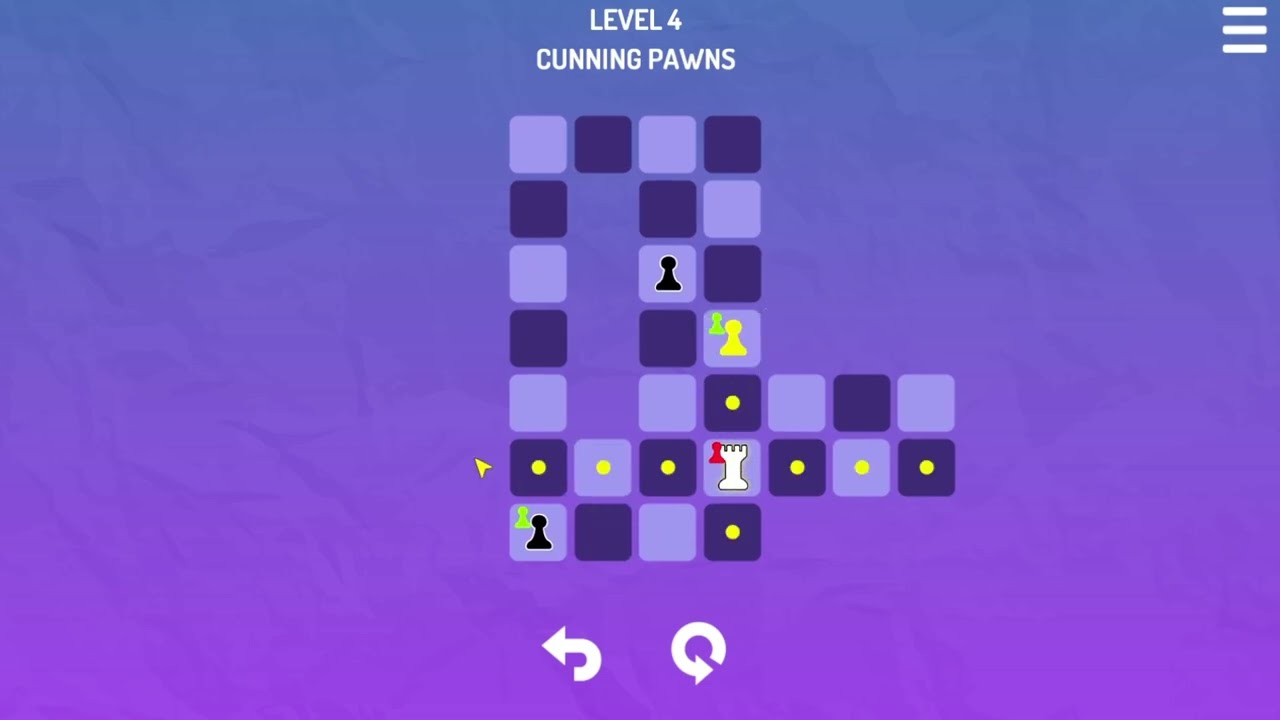
#> input picture research/frames/video_thumbs/7lEglazTlo8_maxres1.jpg, 1280 x 720 px
$ python -i g6c_art.py   (imports and definitions only)
#> lines starting #> are read from the running program, lines starting #| are printed output that depends on the picture; after the words box and inside, x2 and y2 are one past the last pixel; in counts of white or black regions, pixels touching at a corner belong together
#> further down, picture is the input picture: PIL image 1280x720 RGB; mean R, G, B 118.6, 89.1, 203
#!/usr/bin/env python3
"""art-g6 part C (2026-11-25, owner: exact YouTube frames allowed when no repo sprite/still exists).
Cuts from paused 1080p full-screen youtube.com frames committed as research/frames/video_thumbs/<id>_frame_<s>.jpg
(1920x1080, no downloaders, no audio). Nothing drawn except where noted as a patch.
Run from rebuild/app:  python3 tools/g6c_art.py [job ...]
Credit: all art (c) the original games / iwantcheckmate videos."""
import os, sys, shutil
sys.path.insert(0, os.path.dirname(os.path.abspath(__file__)))
from PIL import Image, ImageOps
import numpy as np
from g5_frames import trim, square, save
from g5_art4 import invert_rgb, abs_key
HERE = os.path.dirname(os.path.abspath(__file__))
THUMBS = os.path.join(HERE, '..', '..', 'research', 'frames', 'video_thumbs')
A = os.path.join(HERE, '..', 'assets', 'modes')
def frame(vid, t): return Image.open(os.path.join(THUMBS, '%s_frame_%s.jpg' % (vid, t))).convert('RGB')

ANARCHY_SQ = (((234, 233, 214), 24), ((90, 114, 150), 30), ((236, 168, 120), 40), ((196, 140, 115), 40))
def flood_key(im, seeds=None, open_lines=False, colours=ANARCHY_SQ):
    """background = pixels connected to the crop border that are close to a board-square colour (the video's cream
    #eae9d6 / blue #5a7296 squares, or the orange last-move tint); everything else (the piece, its outline and face) stays
    opaque. Islands that are not part of the largest opaque part (board coordinate letters, neighbour slivers) are dropped."""
#> called with open_lines = False
    from scipy.ndimage import label, binary_dilation
    a = np.asarray(im.convert('RGB')).astype(int); h, w, _ = a.shape
#> after `h, w, _ = a.shape`: h = 720; w = 1280
    cand = np.zeros((h, w), bool)
    for c, t in colours:
        cand |= np.sqrt(((a - np.array(c)) ** 2).sum(2)) < t
#> this loop made 4 passes
#> pass 2, in flood_key, `cand |= np.sqrt(((a - np.array(c)) ** 2).sum(2)) < t`:
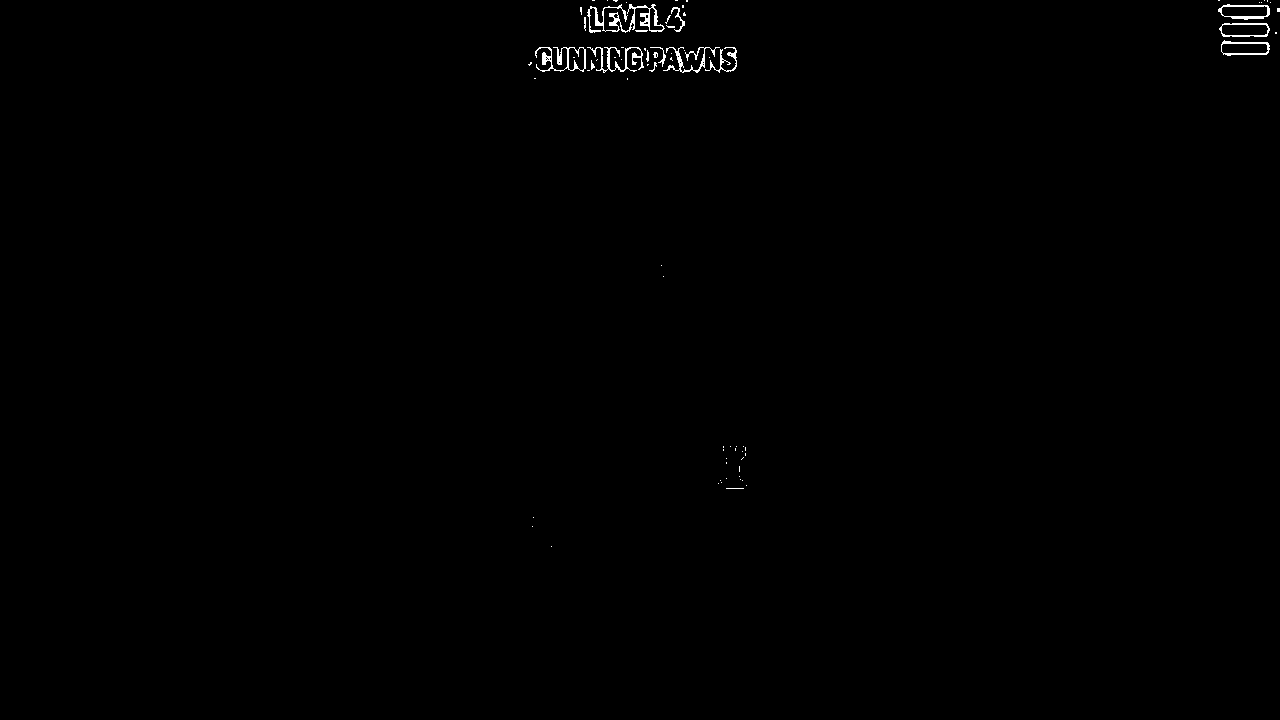
#> cand: shape (720, 1280) bool; 0.34% white in thin lines or dots, all inside (x1, y1, x2, y2) = (528, 0, 1280, 547)
#> after the loop: cand: shape (720, 1280) bool; 0.35% white in thin lines or dots, all inside (x1, y1, x2, y2) = (475, 0, 1280, 547)
    lab, n = label(cand)
#> lab: shape (720, 1280) int32; 157 distinct labels, from 0 to 156
#> n = 156
    edge_labels = set(np.unique(np.concatenate([lab[0], lab[-1], lab[:, 0], lab[:, -1]]))) - {0}
#> edge_labels = 9 items
    sizes = np.bincount(lab.ravel())
#> sizes = 157 values, max 918410 at index 0, min 1 at index 2, mean 5870.1
    big = set(np.nonzero(sizes > 250)[0]) - {0}            # a square's colour area cut off by the thin grid / frame lines
#> big = 1 item
    bg = np.isin(lab, list(edge_labels | big))
#> bg: shape (720, 1280) bool; 0.03% white; 10 white regions (9 under 20 px), largest, box (x1, y1, x2, y2) and area: (1218, 4, 1270, 20) 257
    bg[:4, :] = bg[-4:, :] = True; bg[:, :4] = bg[:, -4:] = True   # neighbour squares' edges and the board frame
#> after `bg[:, :4] = bg[:, -4:] = True`: bg: shape (720, 1280) bool; 1.8% white; 1 white region, box (x1, y1, x2, y2) and area: (0, 0, 1280, 720) 16193
    fg = ~bg
    if open_lines:   # drop the 1-2 px square-edge lines a wider crop carries (opening, then grow back 3 px inside fg)
        from scipy.ndimage import binary_opening
        core = binary_opening(fg, iterations=2)
        fg = fg & binary_dilation(core, iterations=3)
    lab, n = label(fg)
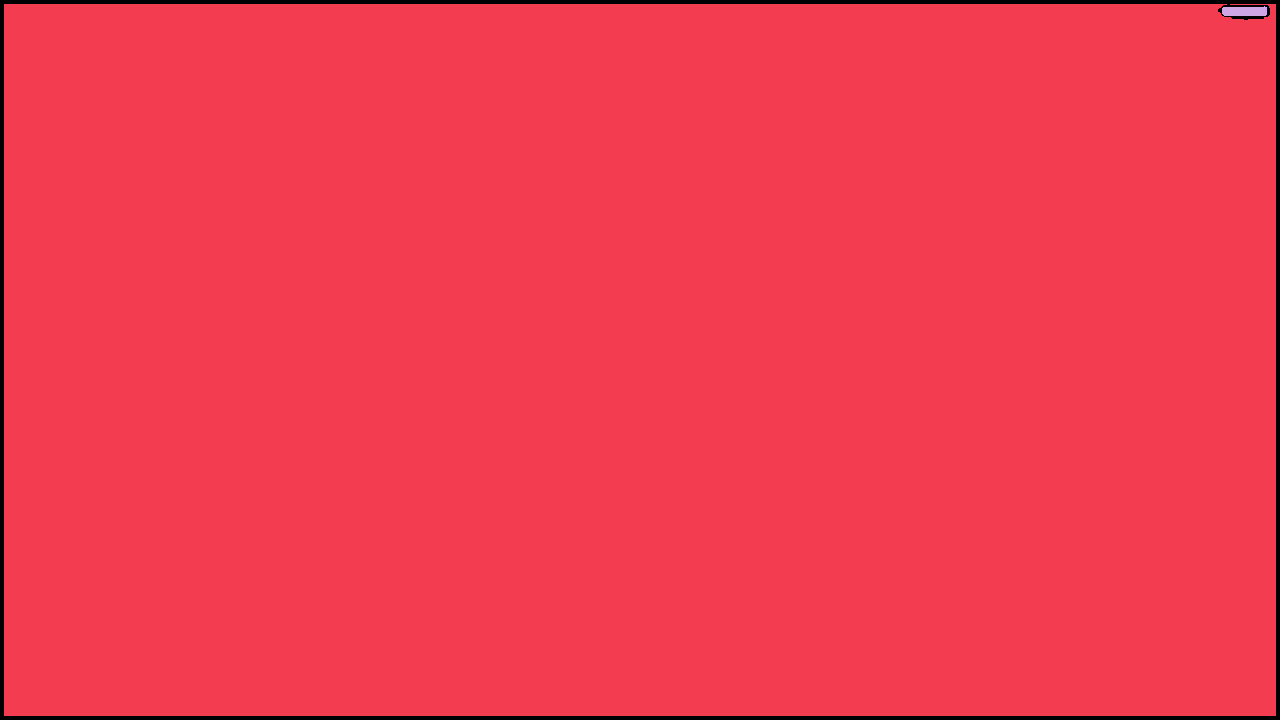
#> lab: shape (720, 1280) int32; 3 distinct labels, from 0 to 2; one colour per label, 0 black
#> n = 2
    if n > 1:
        sizes = np.bincount(lab.ravel()); sizes[0] = 0; keep = lab == sizes.argmax()
#> after `sizes = np.bincount(lab.ravel())`: sizes = [16193, 905006, 401]
#> after `keep = lab == sizes.argmax()`: keep: shape (720, 1280) bool; 98.2% white; 1 black region, box (x1, y1, x2, y2) and area: (0, 0, 1280, 720) 16594
        fg = keep
    alpha = (fg * 255).astype('uint8')
    # 1px soft edge against the square colour
    edge = binary_dilation(fg, iterations=1) & ~fg
#> edge: shape (720, 1280) bool; 0.44% white in thin lines or dots
    alpha[edge] = 90
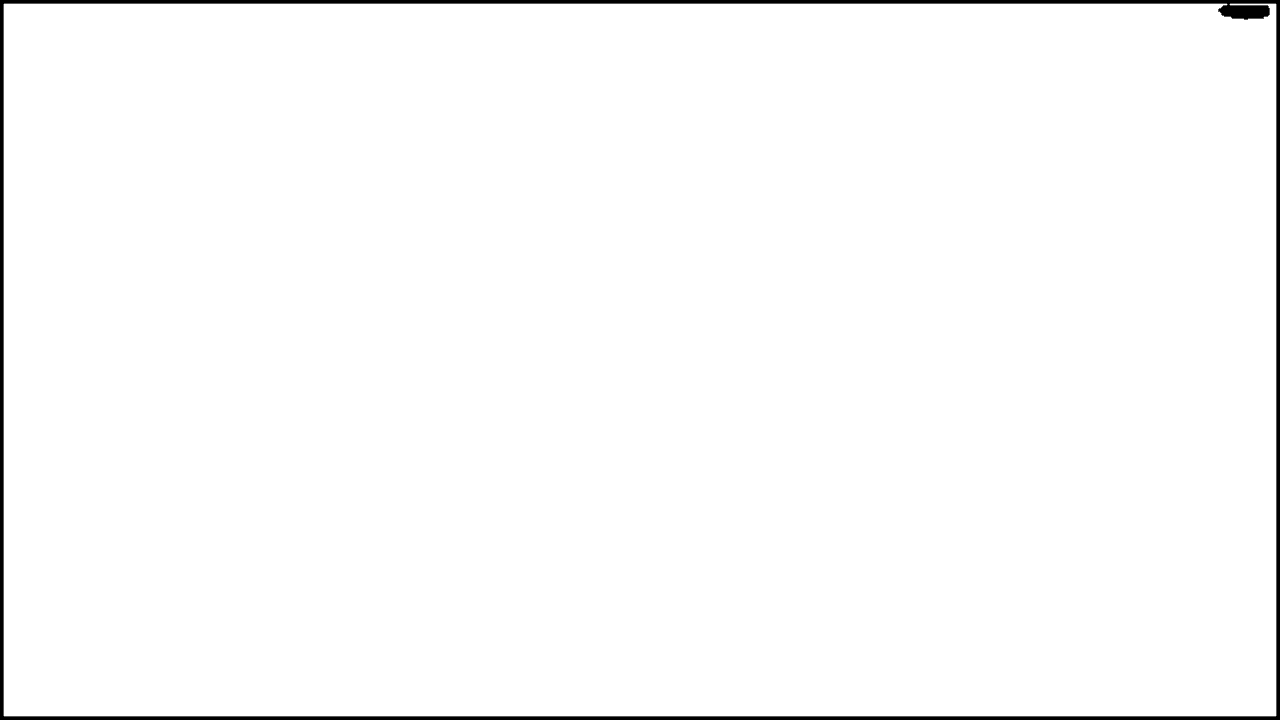
#> alpha: shape (720, 1280); min 0, max 255, mean 250.8
    out = np.dstack([a.astype('uint8'), alpha])
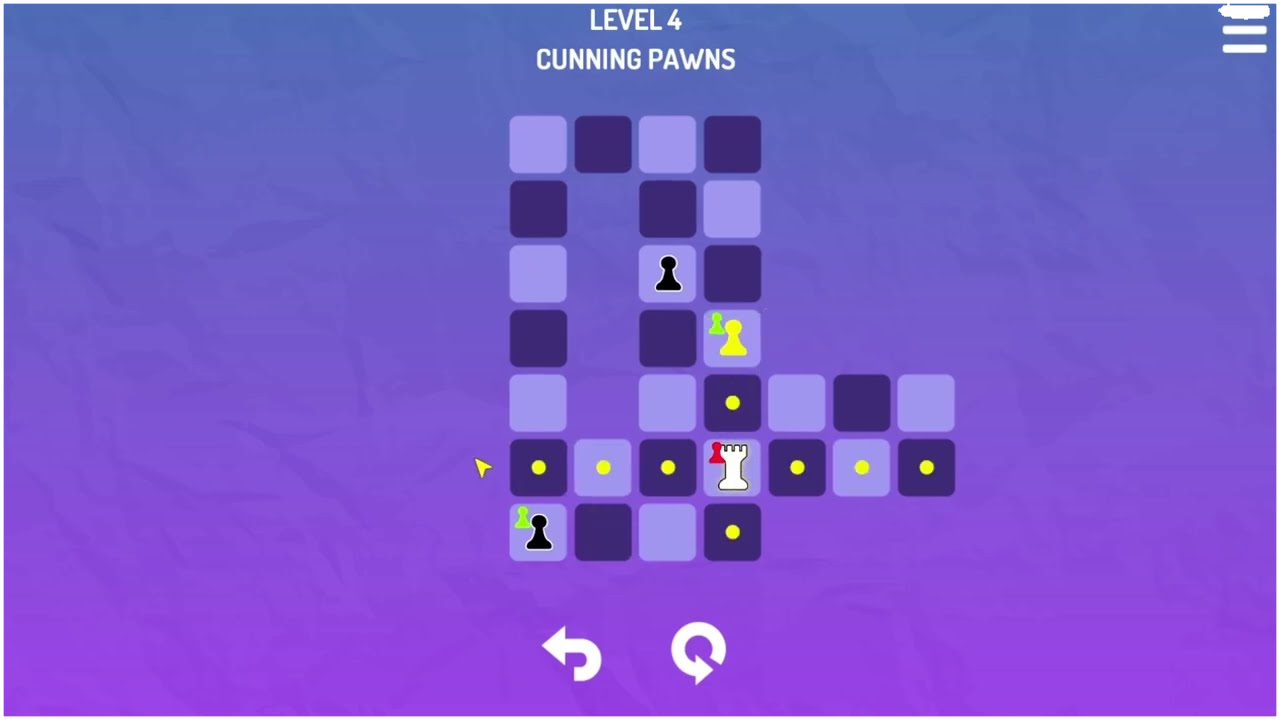
#> out: shape (720, 1280, 4); mean R, G, B, A 118.6, 89.1, 203, 250.8; transparent parts drawn white
    return Image.fromarray(out, 'RGBA')

# ------------------------------------------------ Ouroboros King: Fool (rf2HSTXTehE 1:49 recruit card, jester cap)
# [8 lines left out: function fool, not called in this run]

# ------------------------------------------------ Anarchy Chess (qDkxrnZfeXw): knook + anti-queen from the 1:42 board
S = 101.9; BX, BY = 173, 23       # 10x10 board in the 1920x1080 frame: x 173..1192, y 23..1042
def cell(F, f, r, m=8):
    x = BX + f * S; y = BY + (10 - r) * S
    return F.crop((round(x) - m, round(y) - m, round(x + S) + m, round(y + S) + m))

# [19 lines left out: functions whiten, anarchy, not called in this run]

# ------------------------------------------------ Chess Knightmare (zxRM5dD5b7w): 6:28 level frame (Swedish cow level)
# board x 551..1367, y 137..953 (8 x 102 px), light #fdf89d, dark #a4630f. White knight (crowned) d4, Rock (grey stone with a
# stained-glass window) e7, black army on rank 8/7 (f8 bishop carries a red hit mark, c8 used).
KM_SQ = (((253, 248, 157), 34), ((164, 99, 15), 34))
def km_cell(F, f, row, m=0):
    x = 551 + f * 102; y = 137 + row * 102
    return F.crop((x - m, y - m, x + 102 + m, y + 102 + m))
# [6 lines left out: function knightmare, not called in this run]

JOBS = {'fool': fool, 'anarchy': anarchy, 'knightmare': knightmare}

# ------------------------------------------------ Shotgun King (pzxXxIsKRRo): the white army, rebuilt pixel for pixel
# The game renders 16x16-pixel sprites at 6 screen px per pixel under a CRT scanline filter; board x 576..1344, y 178..946
# (96 px squares). Each game pixel is sampled (4x4 block mean) and snapped to the game's 3-colour palette (navy outline,
# cream fill, lavender detail); outside = flood from the sprite border over non-outline pixels (4-connected), transparent.
SK_PAL = {'o': (26, 26, 52), 'c': (247, 226, 198), 'l': (160, 140, 196)}
# [51 lines left out: functions sk_sprite, shotgun, shotgun_fx, not called in this run]

JOBS['shotgun'] = shotgun
JOBS['shotfx'] = shotgun_fx
# [4 lines not run here, left out]

>>> from PIL import Image
>>> picture = Image.open('../../../research/frames/video_thumbs/7lEglazTlo8_maxres1.jpg')
>>> result = flood_key(picture)
